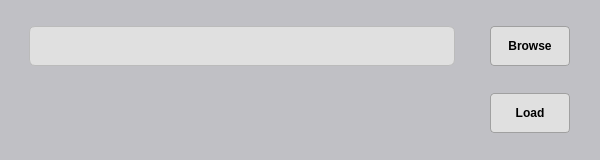
<?xml version="1.0" encoding="UTF-8"?>
<ui version="4.0">
    <class>Dialog</class>
    <widget class="QDialog" name="Dialog">
        <property name="geometry">
            <rect>
                <x>0</x>
                <y>0</y>
                <width>600</width>
                <height>160</height>
            </rect>
        </property>
        <property name="minimumSize">
            <size>
                <width>600</width>
                <height>160</height>
            </size>
        </property>
        <property name="maximumSize">
            <size>
                <width>600</width>
                <height>160</height>
            </size>
        </property>
        <property name="windowTitle">
            <string>Report Generator</string>
        </property>
        <property name="styleSheet">
            <string notr="true">QDialog {
                background-color: #c0c0c5;
                color: #000000;
                font-family: &quot;Segoe UI&quot;, &quot;Arial&quot;, sans-serif;
                font-size: 11pt;
                }

                QLabel {
                color: #000000;
                font-weight: 500;
                }

                QLineEdit {
                background-color: #e0e0e0;
                border: 1px solid #bbbbbb;
                border-radius: 6px;
                padding: 5px 8px;
                color: #000000;
                selection-background-color: #a0aaff;
                selection-color: #ffffff;
                }

                QLineEdit:focus {
                border: 1px solid #4a90e2;
                }

                QPushButton {
                background-color: #e0e0e0;
                color: #000000;
                border: 1px solid #a0a0a0;
                border-radius: 4px;
                padding: 5px 10px;
                font-weight: 500;
                }

                QPushButton:hover {
                background-color: #d6d6d6;
                }

                QPushButton:pressed {
                background-color: #c0c0c0;
                }
            </string>
        </property>
        <widget class="QWidget" name="verticalLayoutWidget">
            <property name="geometry">
                <rect>
                    <x>-1</x>
                    <y>-1</y>
                    <width>601</width>
                    <height>161</height>
                </rect>
            </property>
            <layout class="QVBoxLayout" name="verticalLayout">
                <property name="spacing">
                    <number>15</number>
                </property>
                <property name="leftMargin">
                    <number>30</number>
                </property>
                <property name="topMargin">
                    <number>15</number>
                </property>
                <property name="rightMargin">
                    <number>30</number>
                </property>
                <property name="bottomMargin">
                    <number>15</number>
                </property>
                <item>
                    <layout class="QHBoxLayout" name="horizontalLayout_2">
                        <item>
                            <widget class="QLineEdit" name="txtDatabasePath">
                                <property name="minimumSize">
                                    <size>
                                        <width>100</width>
                                        <height>40</height>
                                    </size>
                                </property>
                            </widget>
                        </item>
                        <item>
                            <spacer name="spacer">
                                <property name="orientation">
                                    <enum>Qt::Orientation::Horizontal</enum>
                                </property>
                                <property name="sizeType">
                                    <enum>QSizePolicy::Policy::Maximum</enum>
                                </property>
                                <property name="sizeHint" stdset="0">
                                    <size>
                                        <width>20</width>
                                        <height>20</height>
                                    </size>
                                </property>
                            </spacer>
                        </item>
                        <item>
                            <widget class="QPushButton" name="btnBrowse">
                                <property name="minimumSize">
                                    <size>
                                        <width>80</width>
                                        <height>40</height>
                                    </size>
                                </property>
                                <property name="text">
                                    <string>Browse</string>
                                </property>
                            </widget>
                        </item>
                    </layout>
                </item>
                <item>
                    <layout class="QHBoxLayout" name="horizontalLayout_3">
                        <property name="sizeConstraint">
                            <enum>QLayout::SizeConstraint::SetDefaultConstraint</enum>
                        </property>
                        <item>
                            <spacer name="horizontalSpacer">
                                <property name="orientation">
                                    <enum>Qt::Orientation::Horizontal</enum>
                                </property>
                                <property name="sizeHint" stdset="0">
                                    <size>
                                        <width>40</width>
                                        <height>20</height>
                                    </size>
                                </property>
                            </spacer>
                        </item>
                        <item>
                            <widget class="QPushButton" name="btnLoad">
                                <property name="sizePolicy">
                                    <sizepolicy hsizetype="Fixed" vsizetype="Fixed">
                                        <horstretch>0</horstretch>
                                        <verstretch>0</verstretch>
                                    </sizepolicy>
                                </property>
                                <property name="minimumSize">
                                    <size>
                                        <width>80</width>
                                        <height>40</height>
                                    </size>
                                </property>
                                <property name="text">
                                    <string>Load</string>
                                </property>
                                <property name="toolTip">
                                    <string>Load Database</string>
                                </property>
                            </widget>
                        </item>
                    </layout>
                </item>
            </layout>
        </widget>
    </widget>
    <resources/>
    <connections/>
</ui>
